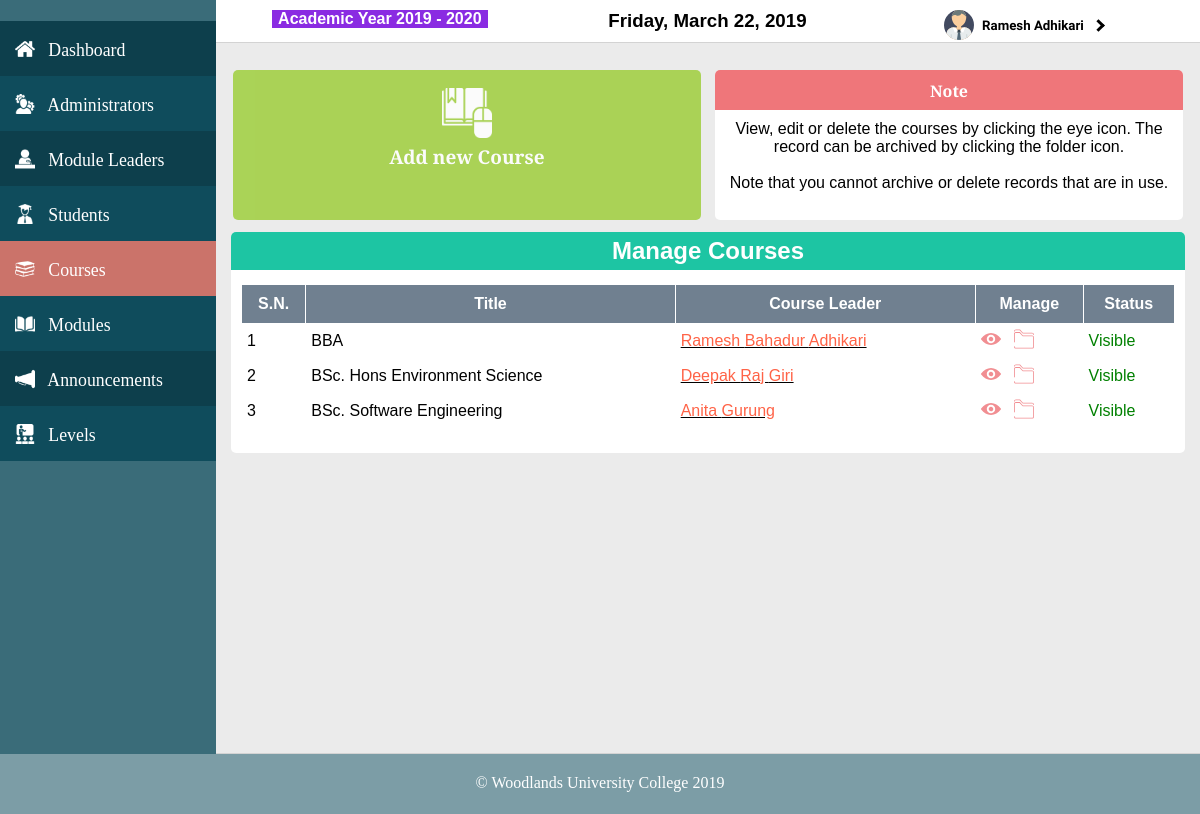
/public/ManageCourses (signed in), run on an earlier commit of the app's database.
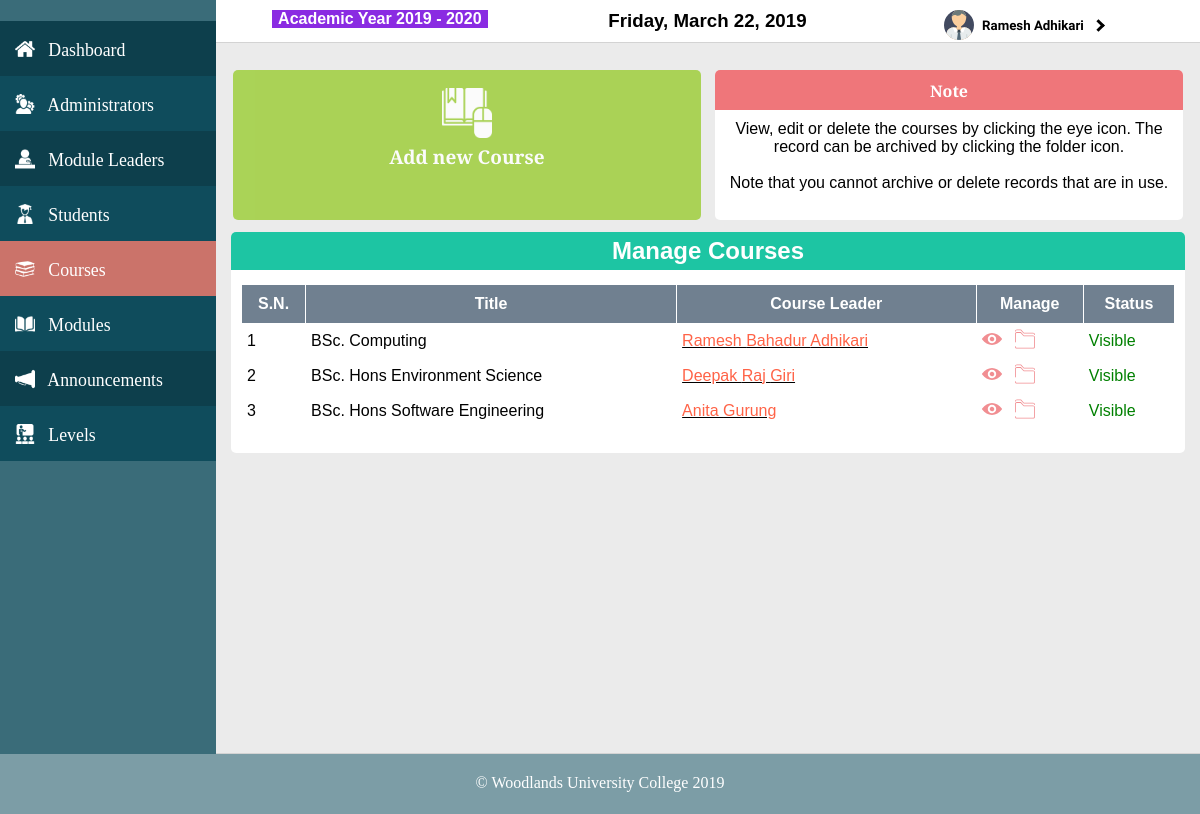
And on a later commit of the database.
### tables this page shows
CREATE TABLE `courses` (
  `cid` int(11) NOT NULL,
  `cuid` int(9) DEFAULT NULL,
  `ctitle` varchar(200) NOT NULL,
  `cdescription` text NOT NULL,
  `cstatus` enum('Y','N') NOT NULL
);

CREATE TABLE `users` (
  `uid` int(9) NOT NULL,
  `fname` varchar(50) NOT NULL,
  `mname` varchar(50) NOT NULL,
  `lname` varchar(50) NOT NULL,
  `password` varchar(255) NOT NULL,
  `gender` enum('Male','Female','Other') NOT NULL,
  `birthdate` date NOT NULL,
  `uaddress` varchar(255) NOT NULL,
  `ucontact` varchar(20) NOT NULL,
  `uemail` varchar(255) NOT NULL,
  `urole` varchar(50) NOT NULL,
  `ustatus` enum('Y','N') NOT NULL
);

### app/functions/functions.php (called while the page is built, shortened)
<?php
function loadTemplate($fileName, $templateVars) {
  extract($templateVars);
  require $fileName;
  $contents = ob_get_clean();
  return $contents;
}
?>

### app/controllers/ManageCourses.php (called while the page is built, shortened)
<?php
  class ManageCourses extends Controller{
    public function index($val=""){
      $courseClass = new DatabaseTable('courses');
      $courses = $courseClass->findAllSorted('ctitle');
      $manage = "courses";
      $template = '../app/views/administrators/userNote.php';
      $note = loadTemplate($template, ['val'=>$val, 'manage'=>$manage]);
      $template = '../app/views/administrators/manageCourses.php';
      $content = loadTemplate($template, ['courses'=>$courses, 'val'=>$val, 'note'=>$note]);
    }
  }
?>

### app/core/App.php (called while the page is built, shortened)
<?php
class App{
    protected $method = 'index';
    public function __construct(){
      $url = $this->parseUrl();
      if (file_exists('../app/controllers/' . $url[0] . '.php')) {
          unset($url[0]);
      }
      $this->controller = new $this->controller;
      $this->param = $url ? array_values($url) : [];
      call_user_func_array([$this->controller,$this->method],$this->param);
    }
    public function parseUrl(){
      if (isset($_GET['url'])) {
          return $url = explode('/', filter_var(rtrim($_GET['url'], '/'), FILTER_SANITIZE_URL));
      }
    }
}

### public/index.php (called while the page is built, shortened)
<?php
  require_once '../app/pdoconnect/pdoconnect.php';
  require_once '../app/models/databasetable.php';
  require_once '../app/functions/functions.php';
  require_once '../app/functions/otherDatabaseFunctions.php';
  $app = new App;
?>

### app/models/databasetable.php (called while the page is built, shortened)
<?php
class DatabaseTable{
	public $table;
	function __construct($table){
		$this->table = $table;
	}
	function find($field, $value) {
	    global $pdo;
	    $stmt = $pdo->prepare('SELECT * FROM '.$this->table.' WHERE '.$field.'=:value');
	    $criteria = [
	            'value' => $value
	    ];
	    $stmt->execute($criteria);
	    return $stmt;
	}
	function findAllSorted($sorter){
		global $pdo;
		$stmt = $pdo->prepare('SELECT * FROM ' . $this->table . ' ORDER BY '.$sorter . ' ASC');
		$stmt->execute();
		return $stmt;
	}
}

### app/functions/otherDatabaseFunctions.php (called while the page is built, shortened)
<?php
  function getUserById($id){
    $userClass = new DatabaseTable('users');
    $user = $userClass->find('uid', $id);
    return $user;
  }
?>

### app/views/administrators/manageCourses.php (the view)
<div class = "boxesContainer boxesContainerManage">
  <div class = "contentBoxLarge contentBoxLargeManage addNewBox">
    <a href = "/GroupProject/public/ManageCourses/add">
      <div style="width: 100%; height: 80%; padding-top: 4%;">
        <img src = "/GroupProject/public/resources/images/addcourse.png" width="50"><br>
        Add new Course
      </div>
    </a>
  </div>
  <?php
    echo $note;
  ?>
</div>
<div class = "adminManageTable">
  <div class = "tableTitle">
    <h1 class = "tableHeading">Manage Courses</h1>
  </div>
  <table>
    <tr>
      <th>S.N.</th>
      <th>Title</th>
      <th>Course Leader</th>
      <th>Manage</th>
      <th>Status</th>
    </tr>
    <?php
    $count = 0;
      while($course = $courses->fetch()){
        $viewIcon = '<a href = "/GroupProject/public/ManageCourses/browse/'.$course['cid'].'">
                          <img class = "tableIcon" src = "/GroupProject/public/resources/images/view.svg">
                        </a>';
        $archiveIcon = '<a href = "/GroupProject/public/ManageCourses/archive/'.$course['cid'].'">
                          <img class = "tableIcon" src = "/GroupProject/public/resources/images/archive.svg">
                        </a>';
        $statusText = $course['cstatus']=="Y" ? '<font color = "green">Visible</font>':
                                                           '<font color = "red">Archived</font>';
       $leader = getUserById($course['cuid'])->fetch();
       $link = '<u><a target="_blank" style="color:tomato;" href = "/GroupProject/public/ManageModuleLeaders/browse/'.$leader['uid'].'">'.
                 $leader['fname'].' '.$leader['mname'].' '.$leader['lname'].'</a></u>';
        $count++;
        echo '<tr>
                <td>'.$count.'</td>
                <td>'.$course['ctitle'].'</td>
                <td>'.$link.'</td>
                <td>'.$viewIcon.' &nbsp;'.$archiveIcon.'</td>
                <td>'.$statusText.'</td>
              </tr>';
      }
    ?>
  </table>
</div>

What changed in the data, as far as the page shows it:
removed courses: ctitle "BBA", users.fname "Ramesh", users.mname "Bahadur", users.lname "Adhikari", cstatus "Visible"
added courses: ctitle "BSc. Computing", users.fname "Ramesh", users.mname "Bahadur", users.lname "Adhikari", cstatus "Visible"
changed courses "Anita": ctitle "BSc. Software Engineering" → "BSc. Hons Software Engineering"
